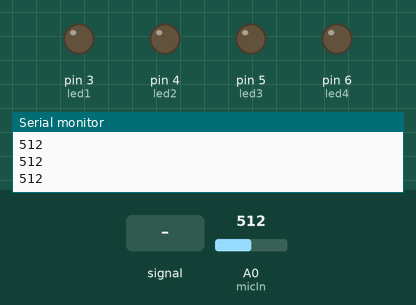
Simulated run of this sketch. Board: Arduino Uno, built with avr-gcc and run on an emulated ATmega328P. Shown: output pins drawn as LEDs (lit = HIGH), the last lines printed to the serial monitor. Dashed ring = blinking. Inputs (shaded band) come from the test bench; at power-on: A0 (micIn) = 512.

Above: at 2.1 s.
2.2 s: A0 (micIn) fed a 200 Hz sine of ±255 counts around its level
At 2.9 s:
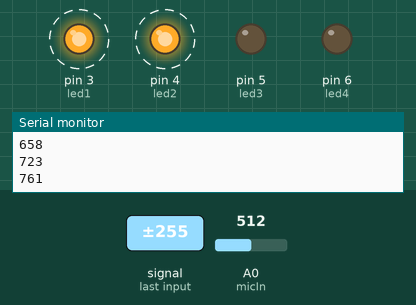
5.2 s: A0 (micIn) set to 610
At 6.3 s:
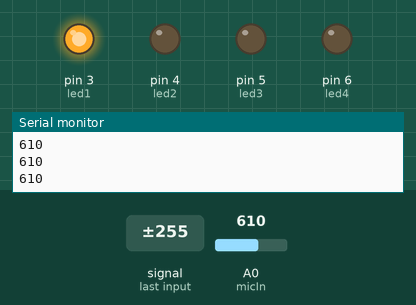
6.7 s: A0 (micIn) set to 590
At 7.6 s:
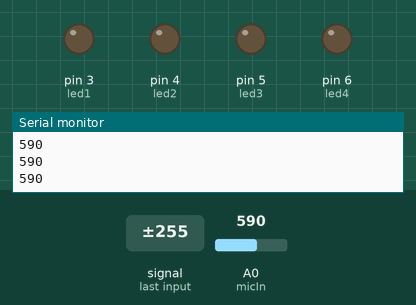
8.2 s: A0 (micIn) set to 660
At 9.0 s:
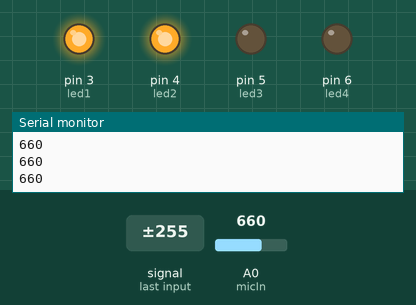
Timing chart, 0 to 10.7 s (numbered marks = the images above; inputs shaded):
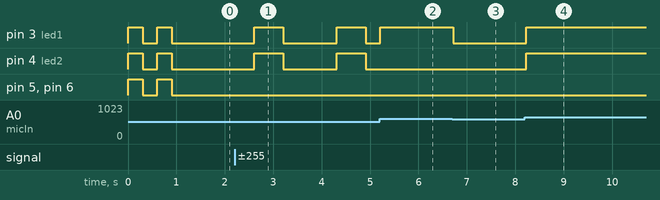

Measured:
- the behaviour switches between 601 and 600 on A0 (micIn) (found by bisection; images 2 and 3)
- after the input at 2.2 s, pin 3 (led1), pin 4 (led2): alternates HIGH for 0.60 s and LOW for 1.1 s, starting after 0.41 s
- after the input at 5.2 s, pin 4 (led2): stays LOW (without the input it goes to HIGH after 0.82 s)
- after the input at 6.7 s, pin 3 (led1): HIGH → LOW at once
- after the input at 8.2 s, pin 3 (led1), pin 4 (led2): LOW → HIGH at once

The sketch:

microfono.ino
```cpp
const int micIn = A0;

const int led1 = 3;
const int led2 = 4;
const int led3 = 5;
const int led4 = 6;

int micVolume = 0;

void setup() {
  // put your setup code here, to run once:

  pinMode (led1, OUTPUT);
  pinMode (led2, OUTPUT);
  pinMode (led3, OUTPUT);
  pinMode (led4, OUTPUT);

  setLeds (1);
  delay (300);
  setLeds (0);
  delay(300);
  setLeds (1);
  delay (300);
  setLeds (0);


  Serial.begin(9600);

}

void loop() {
  // put your main code here, to run repeatedly:

  micVolume = analogRead (micIn);
  Serial.println(micVolume);

  if (micVolume > 600){
    digitalWrite (led1,1);
  }else{
    digitalWrite (led1,0);
  }

  if (micVolume > 650){
    digitalWrite (led2,1);
  }else{
    digitalWrite (led2,0);
  }

  delay(100);
}

void setLeds (int state) {
  digitalWrite (led1, state);
  digitalWrite (led2, state);
  digitalWrite (led3, state);
  digitalWrite (led4, state);
}
```
